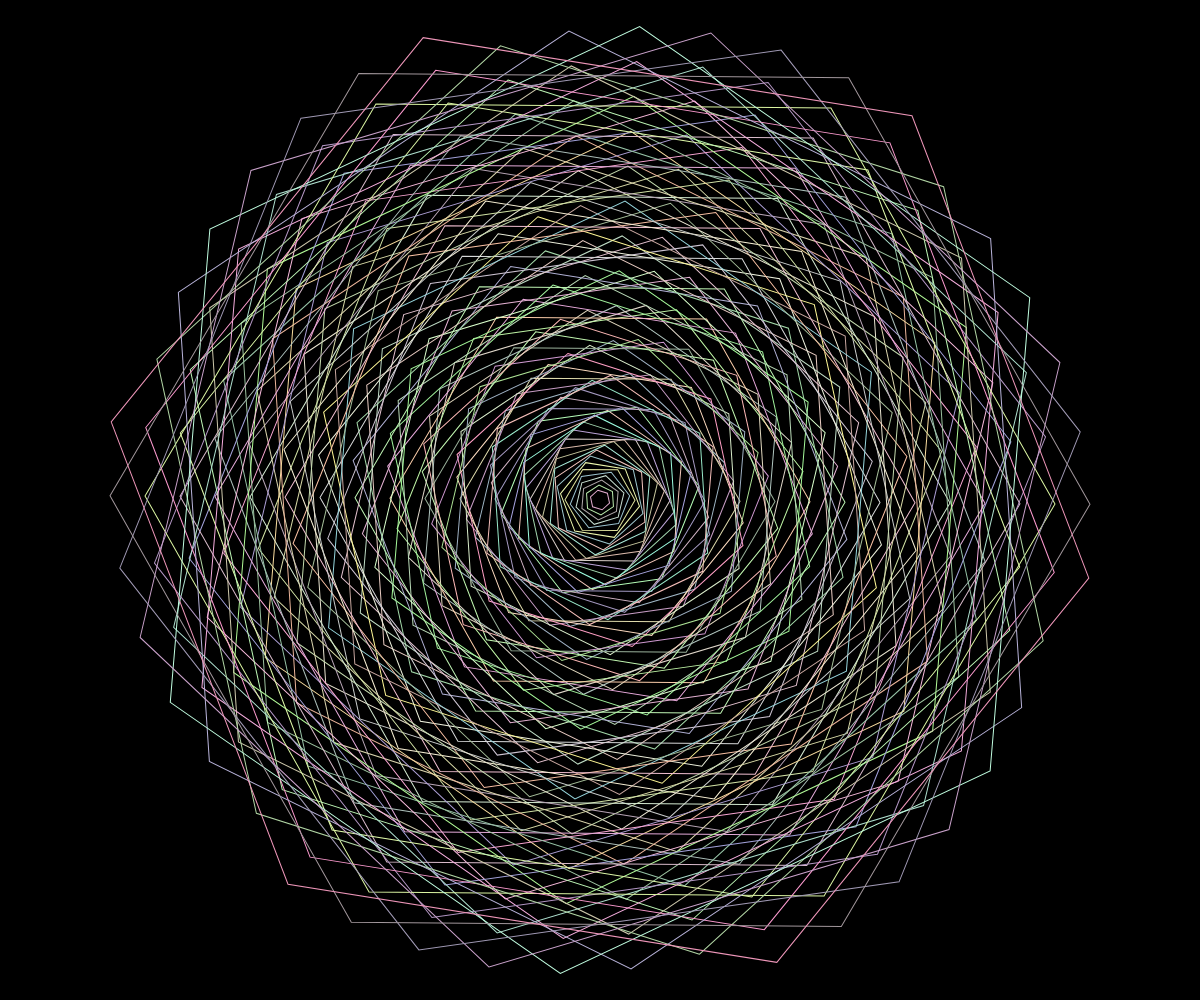
Frame 1 (no input)
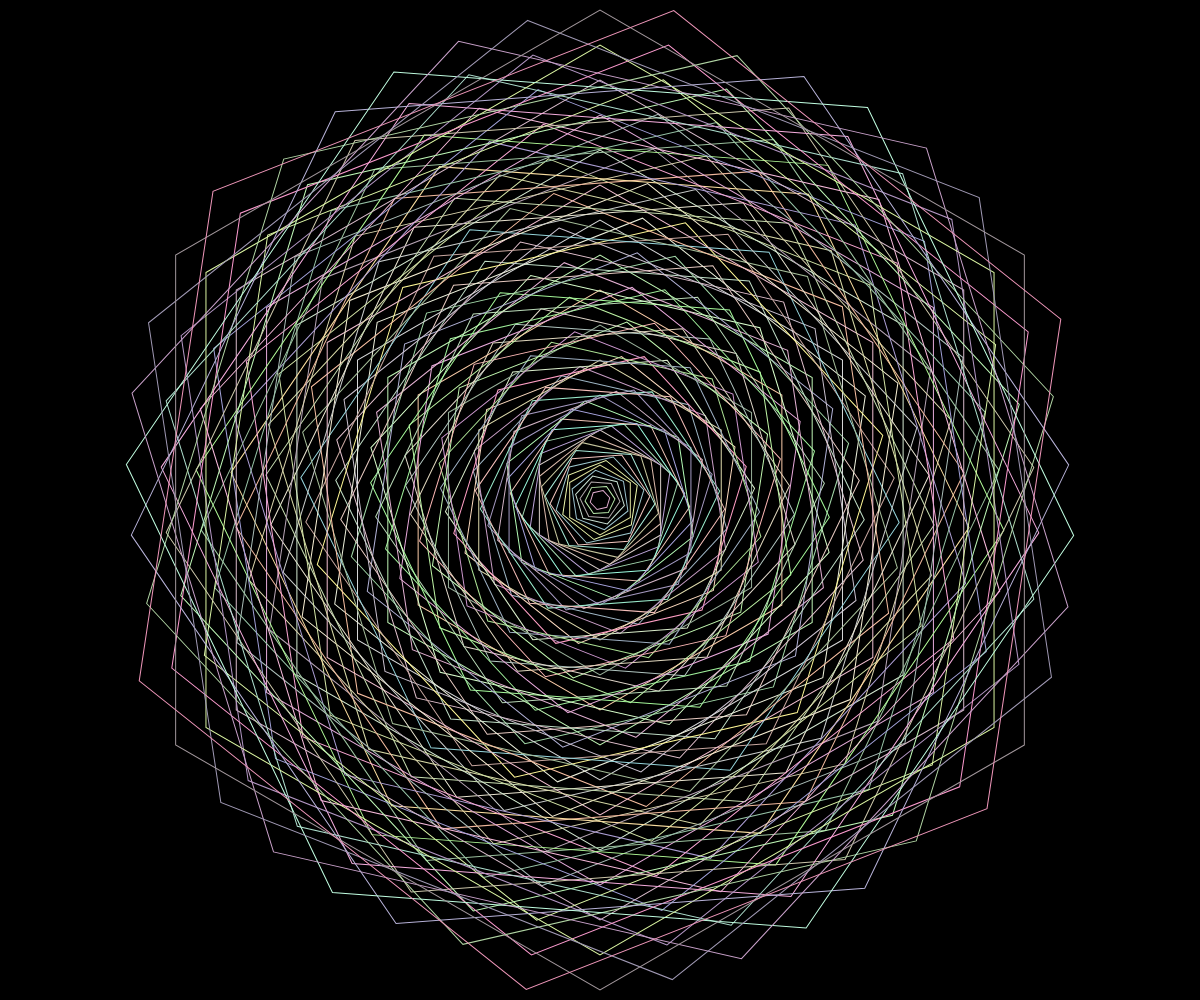
Frame 60 (no input)
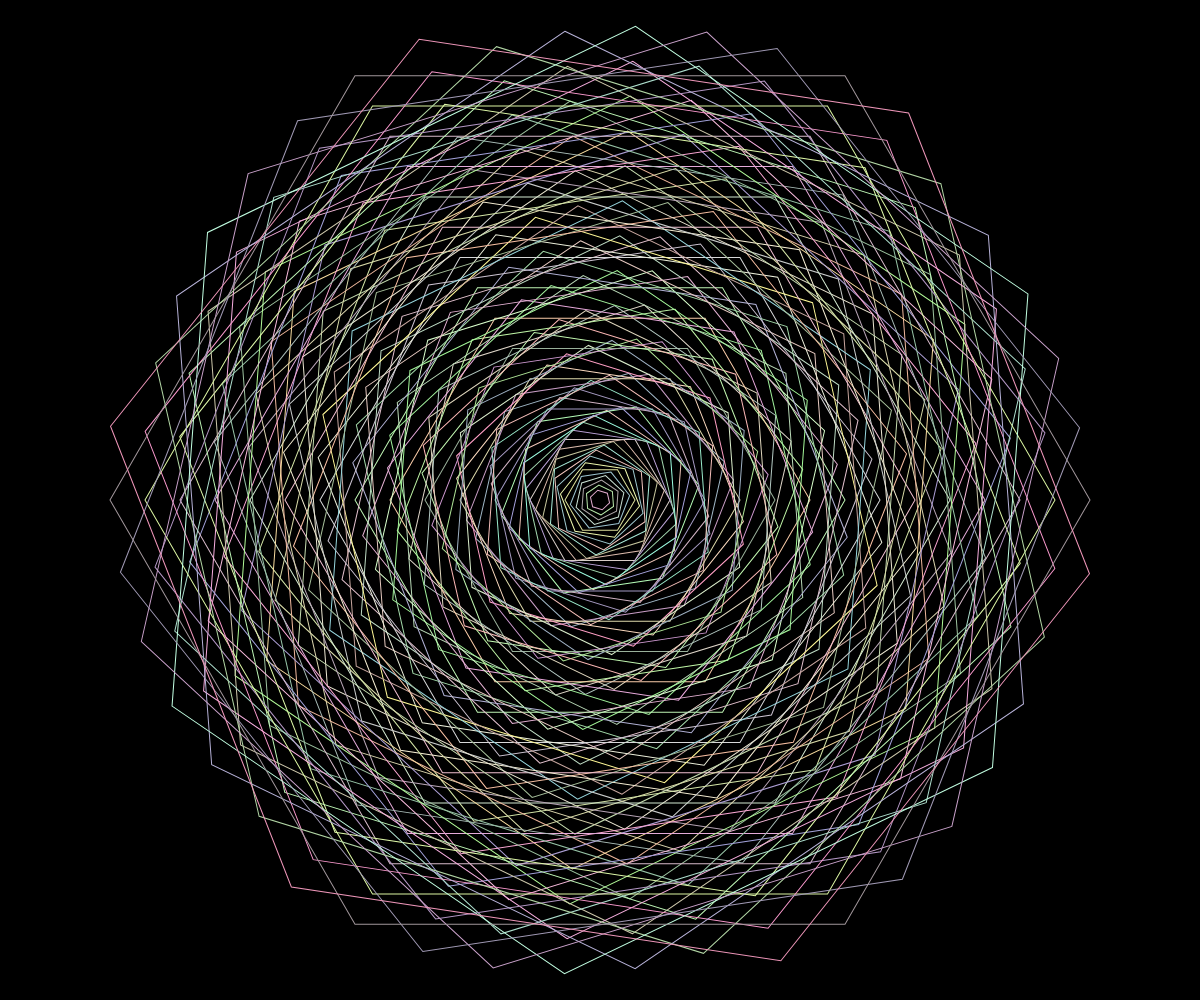
Frame 120 (the mouse pressed at the canvas centre since frame 60)

The p5.js sketch that drew these frames (run headless with seeded random() and noise() and a simulated clock; from frame 60 on, the mouse is pressed at the canvas centre):

// p5.js sketch
// ── sketch.js
let hexagons = []; // Array to store hexagon objects
let maxRadius;
let radiusIncrement;

function setup() {
  createCanvas(windowWidth, windowHeight);
  background(0);

  maxRadius = min(windowHeight, windowWidth) / 2;
  radiusIncrement = maxRadius / 100;
  let centerX = width / 2;
  let centerY = height / 2;

  // Create hexagons and store them in the array
  for (let j = 10; j < maxRadius; j += 5) {
    let hex = new Hexagon(centerX, centerY, j, (PI / 7) * j);
    hex.strokeColor = color(
      random(150, 255),
      random(150, 255),
      random(150, 225)
    );
    hexagons.push(hex);
  }
}

function draw() {
  background(0);
  // Iterate through the hexagon array and draw each hexagon
  for (let hex of hexagons) {
    hex.rotationAngle += PI / 360;
    hex.display();
  }
}

// ── hexagon.js
// Hexagon class to store properties and methods
class Hexagon {
  constructor(x, y, radius, rotationAngle) {
    this.x = x;
    this.y = y;
    this.radius = radius;
    this.strokeColor = color(0); // Default black stroke
    this.strokeWeight = 1; // Default stroke weight
    this.rotationAngle = rotationAngle;
  }

  // Method to display the hexagon
  display() {
    stroke(this.strokeColor);
    strokeWeight(this.strokeWeight);
    noFill();
    push();

    // Translate to the center of the hexagon and rotate
    translate(this.x, this.y);
    rotate(this.rotationAngle);

    // Draw the hexagon at the origin after the transformation
    beginShape();
    for (let i = 0; i < 6; i++) {
      let angle = (TWO_PI / 6) * i; // 60 degrees in radians
      let vertexX = this.radius * cos(angle);
      let vertexY = this.radius * sin(angle);
      vertex(vertexX, vertexY);
    }
    endShape(CLOSE);

    // Restore the original transformation state
    pop();
  }

  // Method to change stroke color
  changeStrokeColor(r, g, b) {
    this.strokeColor = color(r, g, b);
  }

  // Method to change fill color
  changeFillColor(r, g, b, a = 255) {
    this.fillColor = color(r, g, b, a);
  }

  // Method to change stroke weight
  changeStrokeWeight(weight) {
    this.strokeWeight = weight;
  }

  // Method to move the hexagon
  move(newX, newY) {
    this.x = newX;
    this.y = newY;
  }

  // Method to change the radius
  changeRadius(newRadius) {
    this.radius = newRadius;
  }

  rotateHex(angle) {
    this.rotationAngle += angle; // Increment the rotation angle
  }
}
